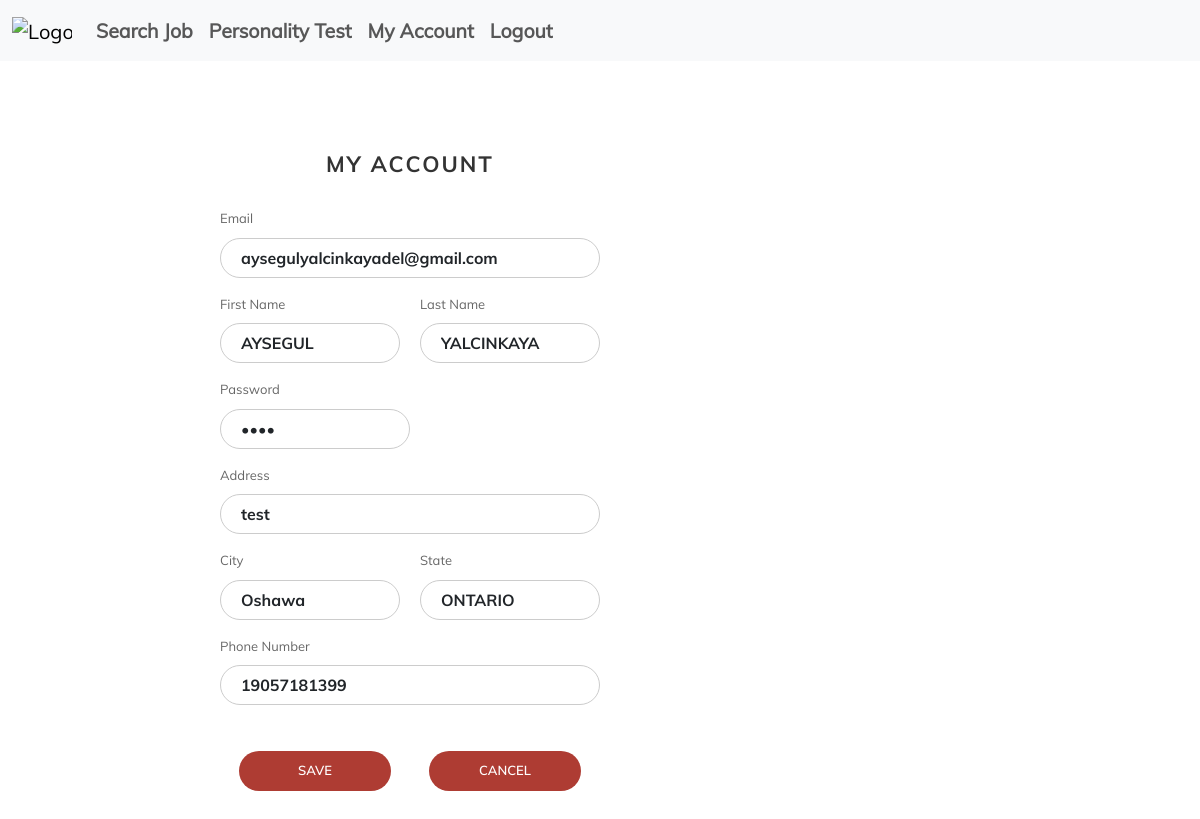
The page /account/ (signed in) on the database its author committed.
### users/models.py (models this page shows, shortened)
class CustomUser(AbstractBaseUser, PermissionsMixin):
    email = models.EmailField(_("email address"), unique=True)
    first_name = models.CharField(blank=False, max_length=150)
    last_name = models.CharField(blank=False, max_length=150)
    address = models.CharField(blank=True, max_length=150)
    city = models.CharField(blank=True, max_length=50)
    state = models.CharField(blank=True, max_length=10)
    phone = models.CharField(blank=True, max_length=20)
    is_staff = models.BooleanField(default=False)
    is_active = models.BooleanField(default=True)
    date_joined = models.DateTimeField(default=timezone.now)
    USERNAME_FIELD = "email"
    REQUIRED_FIELDS = []
    objects = CustomUserManager()

### users/views.py (the view, shortened to what this page needs)
# urls.py: path('account/', account_view, name='account'),
@ login_required(login_url='/login/')
def account_view(request):
    user = request.user
    return render(request, 'account.html', {'user': user})

### templates/account.html (shortened to what this page needs)
{% if user.is_superuser %}
    {% include 'employer/base.html' %}
{% else %}
    {% include 'base.html' %}
{% endif %}
{% block content %}
    <div class="wrapper">
        <div class="inner">
            <form method="post">
                <h3>My Account</h3>
                <div class="form-wrapper">
                    <label for="id_email">Email</label>
                    <input type="email" class="form-control" id="id_email" name="email" readonly
                           value="{{ user.email }}">
                </div>
                <div class="form-group">
                    <div class="form-wrapper">
                        <label for="id_first_name">First Name</label>
                        <input type="text" class="form-control" id="id_first_name" name="first_name"
                               value="{{ user.first_name }}">
                    </div>
                    <div class="form-wrapper">
                        <label for="id_last_name">Last Name</label>
                        <input type="text" class="form-control" id="id_last_name" name="last_name"
                               value="{{ user.last_name }}">
                    </div>
                </div>
                <div class="form-group">
                    <div class="form-wrapper">
                        <label for="id_password">Password</label>
                        <input type="password" class="form-control" id="id_password" name="password" value="{{ user.password }}">
                    </div>
                </div>
                <div class="form-wrapper">
                    <label for="id_address">Address</label>
                    <input type="text" class="form-control" id="id_address" name="address" value="{{ user.address }}">
                </div>
                <div class="form-group">
                    <div class="form-wrapper">
                        <label for="id_city">City</label>
                        <input type="text" class="form-control" id="id_city" name="city" value="{{ user.city }}">
                    </div>
                    <div class="form-wrapper">
                        <label for="id_state">State</label>
                        <input type="text" class="form-control" id="id_state" name="state" value="{{ user.state }}">
                    </div>
                </div>
                <div class="form-wrapper">
                    <label for="id_phone_number">Phone Number</label>
                    <input type="text" class="form-control" id="id_phone_number" name="phone_number"
                           value="{{ user.phone }}">
                </div>
                <div class="form-group">
                    <button type="submit">Save</button>
                    <button type="reset" onclick="cancelUpdate()">Cancel</button>
                </div>
            </form>
        </div>
    </div>
{% endblock %}

### static/css/style.css (style rules this page uses)
* { -webkit-box-sizing: border-box; -moz-box-sizing: border-box; box-sizing: border-box; }
body { font-family: "Muli-Regular"; color: #666; font-size: 13px; margin: 0; }
input, textarea, select, button { font-family: "Muli-Regular"; color: #333; font-size: 13px; }
p, h1, h2, h3, h4, h5, h6, ul { margin: 0; }
.wrapper { min-height: 100vh; background-size: cover; background-repeat: no-repeat; display: flex; align-items: center; }
.inner { min-width: 850px; margin: auto; padding-top: 68px; padding-bottom: 48px; }
.inner h3 { text-transform: uppercase; font-size: 22px; font-family: "Muli-Bold"; text-align: center; margin-bottom: 32px; color: #333; letter-spacing: 2px; }
form { width: 50%; padding-left: 45px; }
.form-group { display: flex; }
.form-group .form-wrapper { width: 50%; }
.form-group .form-wrapper:first-child { margin-right: 20px; }
.form-wrapper { margin-bottom: 17px; }
.form-wrapper label { margin-bottom: 9px; display: block; }
.form-control { border: 1px solid #ccc; display: block; width: 100%; height: 40px; padding: 0 20px; border-radius: 20px; font-family: "Muli-Bold"; background: none; }
button { border: none; width: 152px; height: 40px; margin: auto; margin-top: 29px; cursor: pointer; display: flex; align-items: center; justify-content: center; padding: 0; background: #ae3c33; font-size: 13px; color: #fff; text-transform: uppercase; font-family: "Muli-SemiBold"; border-radius: 20px; overflow: hidden; -webkit-transform: perspective(1px) translateZ(0); transform: perspective(1px) translateZ(0); box-shadow: 0 0 1px rgba(0, 0, 0, 0); position: relative; -webkit-transition-property: color; transition-property: color; -webkit-transition-duration: 0.5s; transition-duration: 0.5s; }
button:before { content: ""; position: absolute; z-index: -1; top: 0; left: 0; right: 0; bottom: 0; background: #f11a09; -webkit-transform: scaleX(0); transform: scaleX(0); -webkit-transform-origin: 0 50%; transform-origin: 0 50%; -webkit-transition-property: transform; transition-property: transform; -webkit-transition-duration: 0.5s; transition-duration: 0.5s; -webkit-transition-timing-function: ease-out; transition-timing-function: ease-out; }

### rows shown on the page
CustomUser: email "aysegulyalcinkayadel@gmail.com", first_name "AYSEGUL", last_name "YALCINKAYA", address "test", city "Oshawa", state "ONTARIO", phone_number "19057181399"
